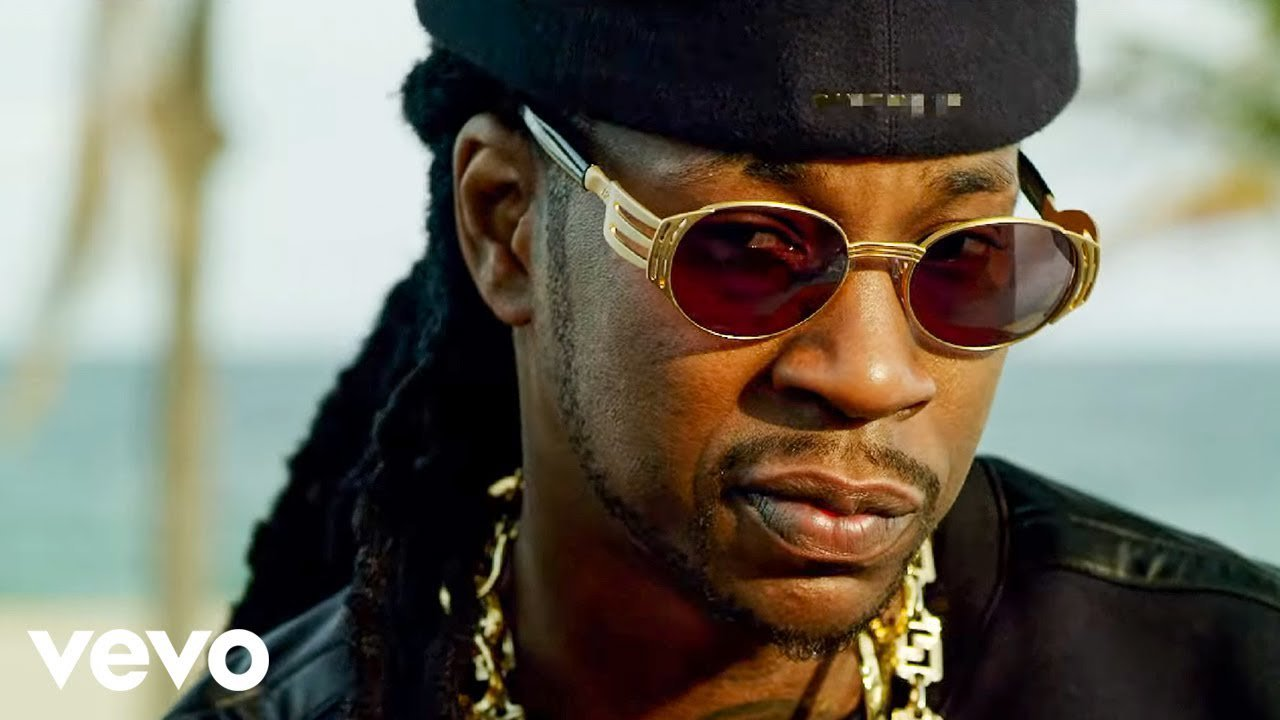
#> input picture assets/uncompress_images/2-chainz.jpg, 1280 x 720 px; its folder holds 4 pictures in this run
$ jupyter execute img-optimize.ipynb
#> lines starting #> are read from the running program, lines starting #| are printed output that depends on the picture
[cell 1]
#import dependencies
import os,sys
import sys
from PIL import Image

[cell 2]
def compressImages(fileName,newSize,path):
#> called with fileName = '2-chainz.jpg', newSize = 60, path = 'assets/uncompress_images'
    image = Image.open(f'{path}/{fileName}')
#> image is the input picture: PIL image 1280x720 RGB; mean R, G, B 111.4, 107.1, 94.2
    new_image = image.resize((newSize, newSize))
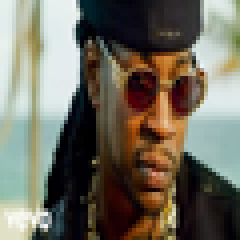
#> new_image: PIL image 60x60 RGB (shown 4 times larger); mean R, G, B 111.5, 107.1, 94.2
    new_image.save(f'assets/images/{fileName}')

[cell 3]
path = "assets/uncompress_images"
dirs = os.listdir(path)
imgSize = 60

[cell 4]
for file in dirs:
    compressImages(file,imgSize,path)
#> pass 2 of the loop `for file in dirs:`:
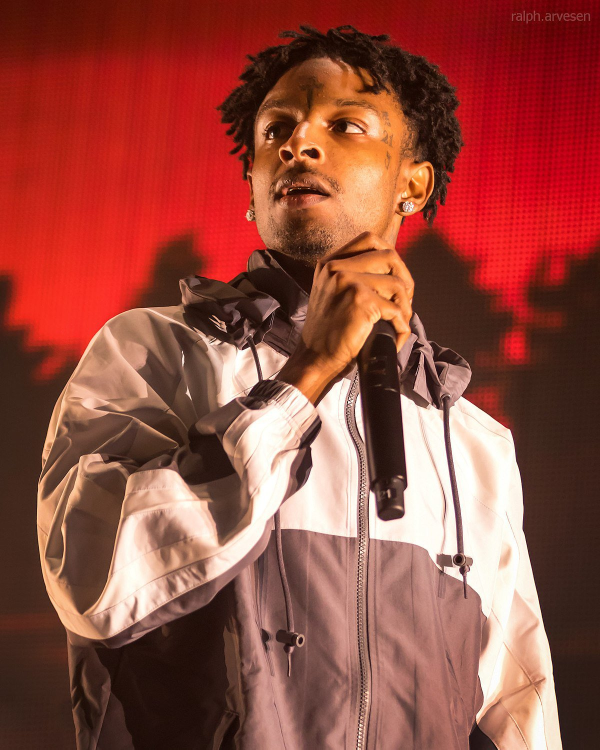
#> input picture assets/uncompress_images/21-savage.jpg, 1200 x 1499 px (shown at 1/2 size)
#> in compressImages, image is the input picture: PIL image 1200x1499 RGB; mean R, G, B 148.2, 76.2, 64.1
#> in compressImages (call 2), `new_image = image.resize((newSize, newSize))`:
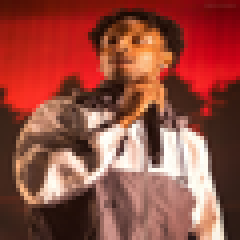
#> new_image: PIL image 60x60 RGB (shown 4 times larger); mean R, G, B 148.2, 76.2, 64.1
#> pass 3 of the loop `for file in dirs:`:
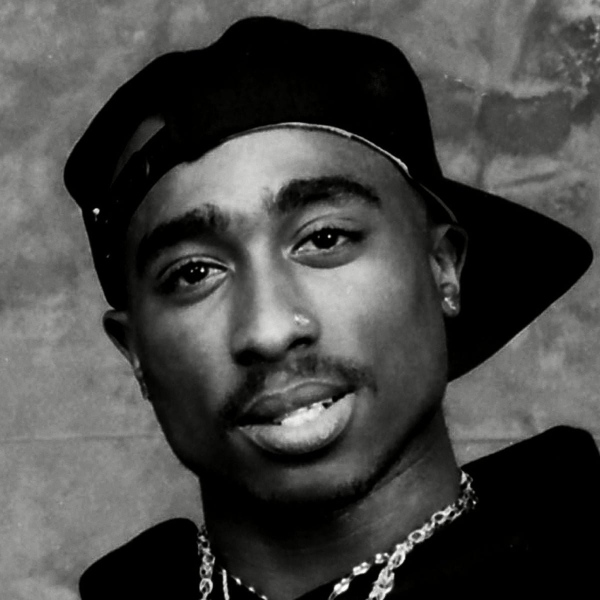
#> input picture assets/uncompress_images/2pac.jpg, 1200 x 1200 px (shown at 1/2 size)
#> in compressImages, image is the input picture: PIL image 1200x1200 RGB; mean R, G, B 70.3, 70.3, 68.9
#> in compressImages (call 3), `new_image = image.resize((newSize, newSize))`:
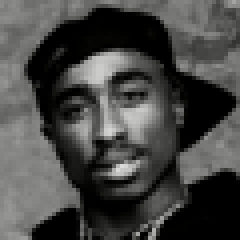
#> new_image: PIL image 60x60 RGB (shown 4 times larger); mean R, G, B 70.5, 70.5, 69
#> the loop made 4 passes; the first 3 are shown
